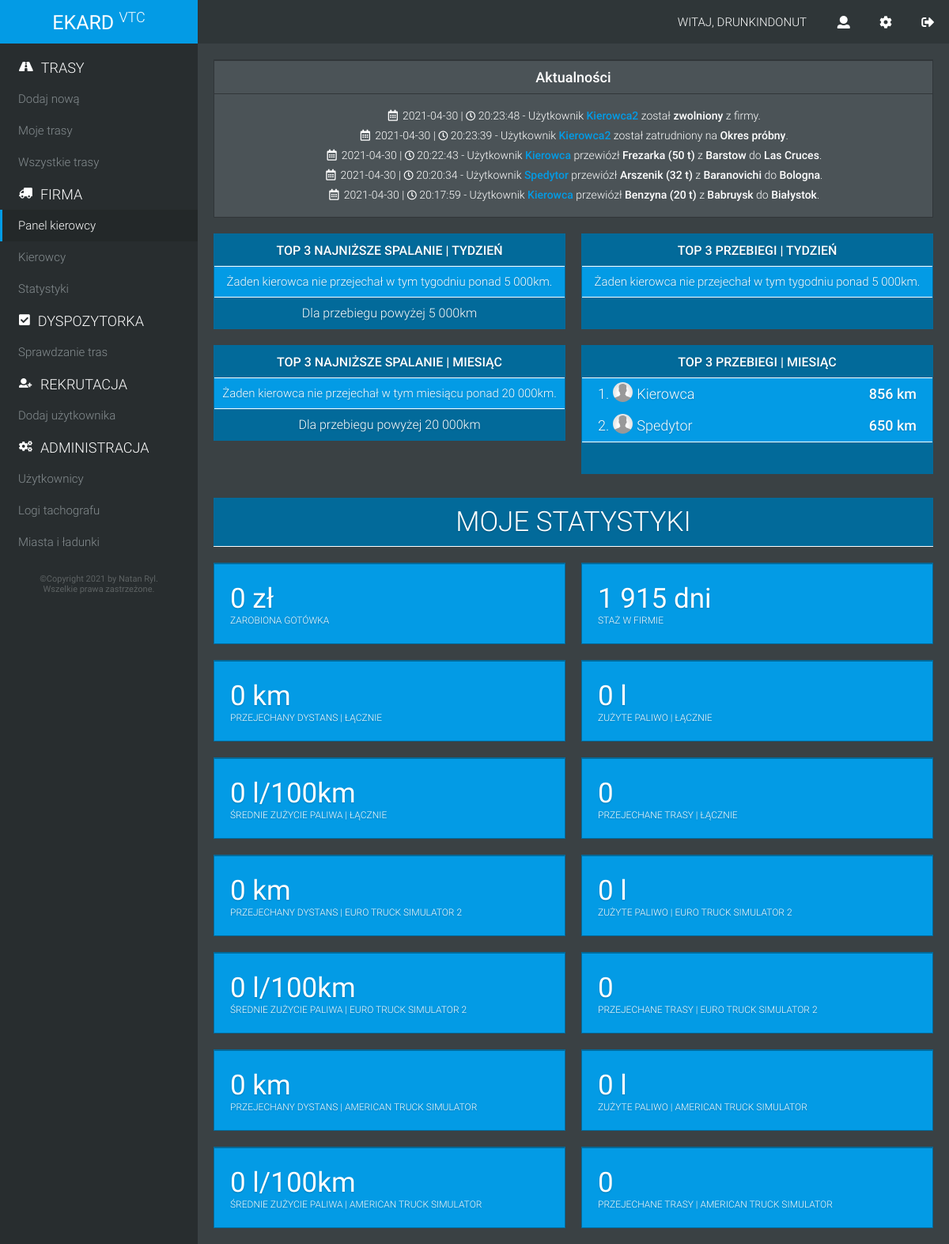
Page /index (signed in) on the committed database.
### tables this page shows
CREATE TABLE `logs` (
  `Id` int(11) NOT NULL,
  `DateTime` datetime NOT NULL,
  `User` varchar(50) NOT NULL,
  `Message` text NOT NULL
);

CREATE TABLE `users` (
  `Id` int(11) NOT NULL,
  `ImgUrl` varchar(55) NOT NULL DEFAULT 'no_avatar.jpg',
  `Login` varchar(50) NOT NULL,
  `Password` varchar(250) NOT NULL,
  `Rank` varchar(20) NOT NULL,
  `Joined` date NOT NULL,
  `LastScreenshotIndex` int(6) NOT NULL DEFAULT 0,
  `AddedRoutesEts2` int(4) NOT NULL DEFAULT 0,
  `AddedRoutesAts` int(4) NOT NULL DEFAULT 0
);

### index.php (the view, shortened to what the rows shown need)
<?php
	require_once("db_conn.php");
?>
<!DOCTYPE html>
<html lang="pl">
	<head>
	</head>
	<body>
		<nav>
			<div class="nav_section">
				<h1><span class="fas fa-road fa-sm" aria-hidden="true"></span>TRASY</h1>
			</div>
			<div class="nav_section">
				<h1><span class="fas fa-truck fa-xs" aria-hidden="true"></span>FIRMA</h1>
			</div>
			<?php
				$login = $_SESSION["Login"];
				$userRank = mysqli_fetch_row(mysqli_query($conn, "SELECT Rank FROM users WHERE Login = '$login';"));
				$numberRoutesToCheck = mysqli_num_rows(mysqli_query($conn, "SELECT Status FROM routes WHERE Status = 'Oczekuje';"));
				if($userRank[0] == "Programista" OR $userRank[0] == "Właściciel" OR $userRank[0] == "Prezes" OR $userRank[0] == "Dyspozytor" OR $userRank[0] == "VIP"){
					echo '<div class="nav_section">
				<h1><span class="fas fa-check-square fa-sm" aria-hidden="true"></span>DYSPOZYTORKA</h1>
				<ul>
					<a href="check_route" title="Sprawdzanie tras" class="nav_item"><li>Sprawdzanie tras';if($numberRoutesToCheck >= 1){echo '<span class="number_routes_to_check">'.$numberRoutesToCheck.'</span>';}echo '</li></a>
				</ul>
			</div>';
				}
				if($userRank[0] == "Programista" OR $userRank[0] == "Właściciel" OR $userRank[0] == "Prezes" OR $userRank[0] == "Rekruter" OR $userRank[0] == "VIP"){
					echo '<div class="nav_section">
				<h1><span class="fas fa-user-plus fa-xs" aria-hidden="true"></span>REKRUTACJA</h1>
				<ul>
					<a href="add_user" title="Dodaj użytkownika" class="nav_item"><li>Dodaj użytkownika</li></a>
				</ul>
			</div>';
				}
				if($userRank[0] == "Programista" OR $userRank[0] == "Właściciel" OR $userRank[0] == "Prezes"){
					echo '<div class="nav_section">
				<h1><span class="fas fa-cogs fa-xs" aria-hidden="true"></span>ADMINISTRACJA</h1>
				<ul>
					<a href="edit_users" title="Edytuj użytkowników" class="nav_item"><li>Użytkownicy</li></a>
					<a href="tachograph_logs" title="Logi tachografu" class="nav_item"><li>Logi tachografu</li></a>
					<a href="cities_loads" title="Miasta i ładunki" class="nav_item"><li>Miasta i ładunki</li></a>
				</ul>
			</div>';
				}
			?>
		</nav>
		<section>
			<div class="block logs">
				<h1>Aktualności</h1>
				<div class="block_content">
					<?php
						$logs = mysqli_query($conn, "SELECT * FROM (SELECT * FROM logs ORDER BY Id DESC LIMIT 5) sub ORDER BY Id DESC;");
						while($wiersz = mysqli_fetch_row($logs)){
							$userId = mysqli_fetch_row(mysqli_query($conn, "SELECT Id FROM users WHERE Login = '$wiersz[2]';"));
							$dateTime = explode(" ", $wiersz[1]);
							echo "<span class='far fa-calendar-alt fa-fw'></span> $dateTime[0] | <span class='far fa-clock fa-sm'></span>&nbsp;$dateTime[1] - Użytkownik <a class='profile_link' href=\"profile?id=".$userId[0]."\"><b>$wiersz[2]</b></a> $wiersz[3]<br />";
						}
					?>
				</div>
			</div>
			<?php
				$joinedDate = mysqli_fetch_row(mysqli_query($conn, "SELECT Joined FROM users WHERE Login = '$login';"));
				$joinedDate = date_create(date("Y-m-d", strtotime($joinedDate[0])));
				$today = date_create(date("Y-m-d"));
				$timeDiff = date_diff($today, $joinedDate);
				$numberDays = $timeDiff->days;
			?>
			<div class="index_stats_top_group">
				<div class="index_stats_top_block">
					<h2>TOP 3 NAJNIŻSZE SPALANIE | TYDZIEŃ</h2>
				</div>
				<div class="index_stats_top_block">
					<h2>TOP 3 PRZEBIEGI | TYDZIEŃ</h2>
				</div>
				<div class="index_stats_top_block">
					<h2>TOP 3 NAJNIŻSZE SPALANIE | MIESIĄC</h2>
						<?php
							$firstDayOfMonth = date("Y-m-d", strtotime("first day of this Month"));
							$lastDayOfMonth = date("Y-m-d", strtotime("last day of this Month"));
						?>
				</div>
				<div class="index_stats_top_block">
					<h2>TOP 3 PRZEBIEGI | MIESIĄC</h2>
					<div class="index_stats_top_table">
						<?php
							$topDistanceMonth = mysqli_query($conn, "SELECT DISTINCT Login, (SELECT SUM(Distance) FROM routes AS r1 WHERE r1.Login = r2.Login AND Status = 'Zatwierdzona' AND (Id < 42 OR Id > 43) AND DATE(DateAndTime) >= '$firstDayOfMonth' AND DATE(DateAndTime) <= '$lastDayOfMonth') AS Dystans FROM routes AS r2 WHERE (Id < 42 OR Id > 43) AND DATE(DateAndTime) >= '$firstDayOfMonth' AND DATE(DateAndTime) <= '$lastDayOfMonth' AND Status = 'Zatwierdzona' ORDER BY Dystans DESC LIMIT 3");
							if(mysqli_num_rows($topDistanceMonth) >= 1){
								$i = 1;
								while($drivertopDistanceMonth = mysqli_fetch_array($topDistanceMonth)){
									$drivertopDistanceMonthProfile = mysqli_fetch_row(mysqli_query($conn, "SELECT ImgUrl FROM users WHERE Login = '".$drivertopDistanceMonth["Login"]."';"));
									echo '<div class="index_stats_top_row">
											<div class="index_stats_top_login">
												'.$i.'.';if($drivertopDistanceMonthProfile[0] != ""){echo "<img class='index_profile_img' src='img/avatars/".$drivertopDistanceMonthProfile[0]."' />";}else{echo "<img class='index_profile_img' src='img/avatars/no_avatar.jpg' />";} echo $drivertopDistanceMonth["Login"].'
											</div>
											<div class="index_stats_top_value">
												'.number_format($drivertopDistanceMonth["Dystans"], 0, ',', ' ').' km
											</div>
										</div>';
									$i++;
								}
							}
							else{
								echo "<div class='index_stats_top_msg'>Żaden kierowca nie przejechał w tym miesiącu ponad 20&nbsp;000km.</div>";
							}
						?>
					</div>
				</div>
			</div>
			<h1 class="index_mystats">MOJE STATYSTYKI</h1>
			<div class="index_stats_group_two">
				<div class="index_stats_block">
					<div class="index_stats_value">
						<?php if($numberDays >= 1){ echo number_format($numberDays, 0, ',', ' ')." dni"; }else{ echo "0 dni"; } ?>
					</div>
					<div class="index_stats_label">
						STAŻ W FIRMIE
					</div>
				</div>
			</div>
		</section>
	</body>
</html>

### rows in the picture
logs: DateTime "2021-04-30", DateTime "20:23:48", User "Kierowca2", Message "został zwolniony z firmy."
logs: DateTime "2021-04-30", DateTime "20:23:39", User "Kierowca2", Message "został zatrudniony na Okres próbny ."
logs: DateTime "2021-04-30", DateTime "20:22:43", User "Kierowca", Message "przewiózł Frezarka (50 t) z Barstow do Las Cruces ."
logs: DateTime "2021-04-30", DateTime "20:20:34", User "Spedytor", Message "przewiózł Arszenik (32 t) z Baranovichi do Bologna ."
logs: DateTime "2021-04-30", DateTime "20:17:59", User "Kierowca", Message "przewiózł Benzyna (20 t) z Babruysk do Białystok ."
users: ImgUrl (placeholder picture)
users: ImgUrl (placeholder picture)
users: Joined "1 915"

### other values in the picture
$_SESSION["Login"] "DRUNKINDONUT"
$drivertopDistanceMonth["Login"] "Kierowca"
$drivertopDistanceMonth["Dystans"] "856"
$drivertopDistanceMonth["Login"] "Spedytor"
$drivertopDistanceMonth["Dystans"] "650"
